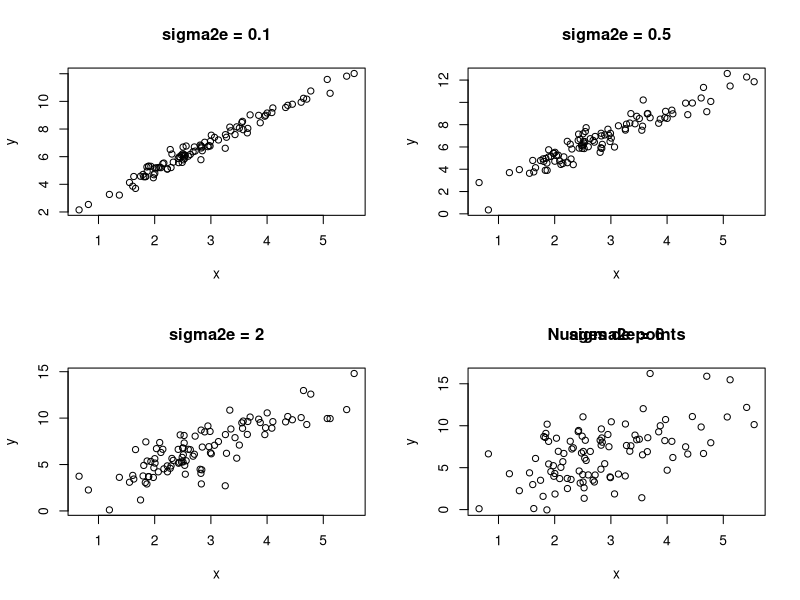
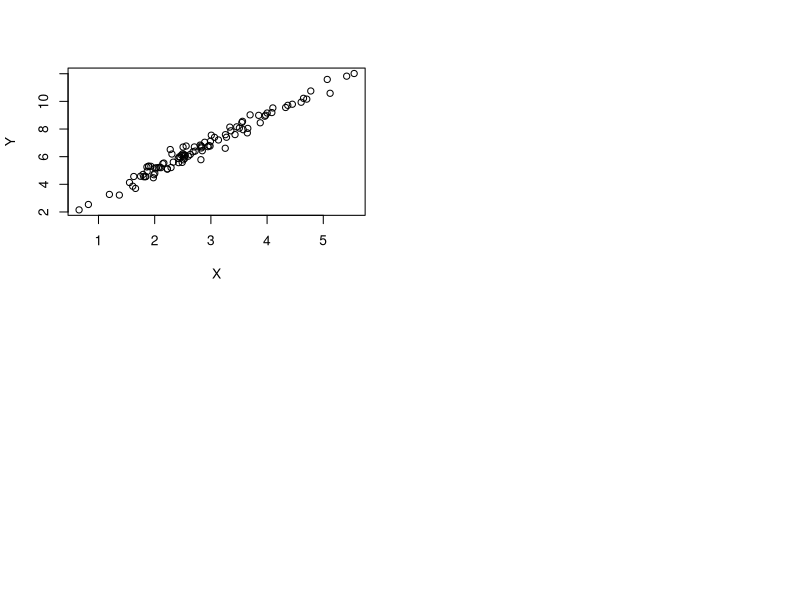

Write the R code that produced these figures, in order.
## ---- chunk 1
set.seed(1234)
## ---- chunk 2
n <- 100
x <- rnorm(n, 3, 1)
## ---- chunk 3
sigma2e <- c(0.1, 0.5, 2, 6)
b0 <- 1
b1 <- 2

y <- matrix(0, ncol = 4, nrow = n)
for (i in seq_len(ncol(y)))
y[, i] <- b0 + b1 * x + rnorm(n, 0, sqrt(sigma2e[i]))
## ---- chunk 4
par(mfrow = c(2, 2))
for (i in seq_len(4))
plot(x, y[, i], xlab = "x", ylab = "y", main = paste("sigma2e =", sigma2e[i]))
title("Nuages de points")
## ---- chunk 5
d1 <- data.frame(X = x, Y = y[, 1])
d2 <- data.frame(X = x, Y = y[, 2])
d3 <- data.frame(X = x, Y = y[, 3])
d4 <- data.frame(X = x, Y = y[, 4])

str(d1)
head(d1)

summary(d1)

plot(d1)

m1 <- lm(Y ~ X, data = d1)
summary(m1)
coef(m1)
